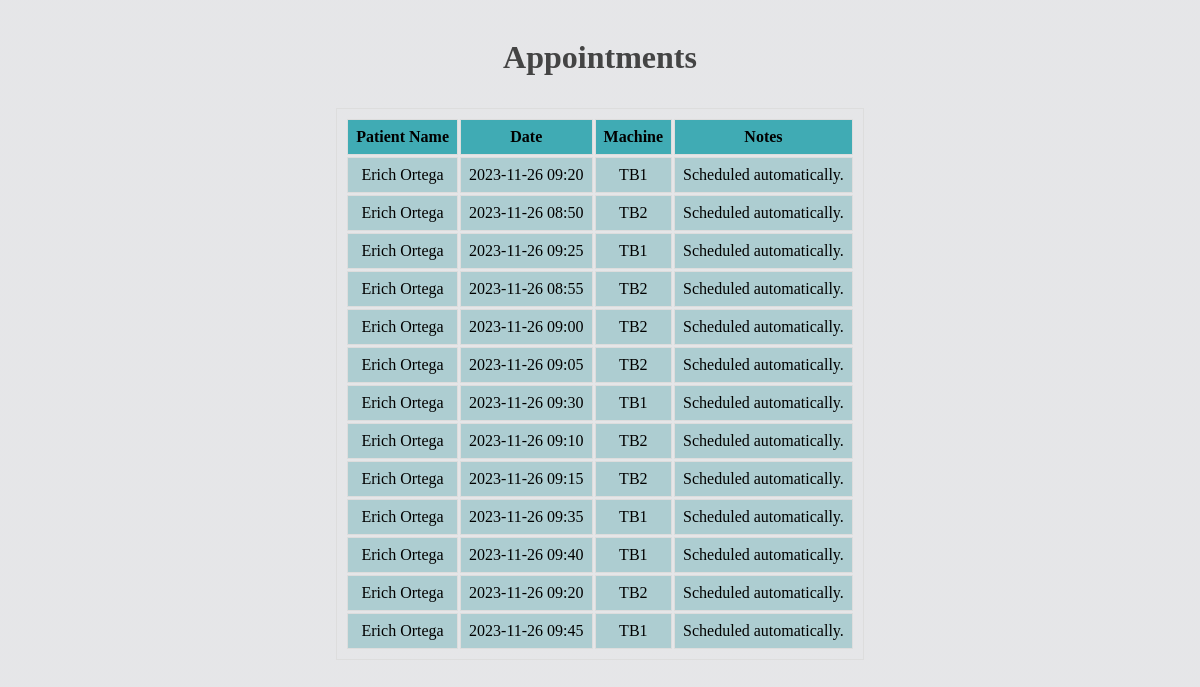
Page /appointments?patient_id=7 on the committed database.
### app.py (models this page shows)
class Appointment(db.Model):
    id = db.Column(db.Integer, primary_key=True)
    date = db.Column(db.DateTime, nullable=False)
    linear_accelerator_id = db.Column(db.Integer, db.ForeignKey('linear_accelerator.id'), nullable=False)
    patient_id = db.Column(db.Integer, db.ForeignKey('patient.id'), nullable=False)
    notes = db.Column(db.Text)
    patient = db.relationship('Patient', backref=db.backref('appointments', lazy=True))

class Patient(db.Model):
    id = db.Column(db.Integer, primary_key=True)
    name = db.Column(db.String(100), nullable=False)
    organ_type = db.Column(db.String(50), nullable=False)
    weight = db.Column(db.Float, nullable=False)
    number_of_fractions = db.Column(db.Integer, nullable=False)
    patient_type = db.Column(db.String(20), nullable=False)  # 'indoor' or 'outdoor'
    treatment_duration = db.Column(db.Integer, nullable=False)  # Duration in minutes

class LinearAccelerator(db.Model):
    id = db.Column(db.Integer, primary_key=True)
    name = db.Column(db.String(100), nullable=False)
    type = db.Column(db.String(50))  # e.g., TrueBeam, VitalBeam, etc.
    characteristics = db.Column(db.Text)  # Additional details about the machine
    appointments = db.relationship('Appointment', backref='linear_accelerator', lazy=True)
    is_active = db.Column(db.Boolean, default=True)  # Machine on/off state
    operation_start_time = db.Column(db.Time)  # Operation start time
    operation_end_time = db.Column(db.Time)  # Operation end time
    pause_start_time = db.Column(db.DateTime)  # Pause start time
    pause_end_time = db.Column(db.DateTime)  # Pause end time

### app.py (the view)
@app.route('/appointments')
def appointments():
    patient_id = request.args.get('patient_id')
    if patient_id:
        all_appointments = Appointment.query.filter_by(patient_id=patient_id).all()
    else:
        all_appointments = Appointment.query.all()
    for appointment in all_appointments:
        print(f"Appointment ID: {appointment.id}, Machine Name: {appointment.linear_accelerator.name if appointment.linear_accelerator else 'No machine'}")
    return render_template('appointments.html', appointments=all_appointments)

### templates/appointments.html (shortened to what this page needs)
<!DOCTYPE html>
<html lang="en">
<head>
    <link rel="stylesheet" href="{{ url_for('static', filename='appointments.css') }}">
</head>
<body>
    <h1>Appointments</h1>
    <table>
        <thead>
            <tr>
                <th>Patient Name</th>
                <th>Date</th>
                <th>Machine</th>
                <th>Notes</th>
            </tr>
        </thead>
        <tbody>
            {% for appointment in appointments %}
            <tr>
                <td>{{ appointment.patient.name }}</td>
                <td>{{ appointment.date.strftime('%Y-%m-%d %H:%M') }}</td>
                <td>{{ appointment.linear_accelerator.name }}</td>
                <td>{{ appointment.notes }}</td>
            </tr>
            {% endfor %}
        </tbody>
    </table>
</body>
</html>

### static/appointments.css (style rules this page uses)
th { background-color: rgba(43, 164, 173, 0.882); }
body { display: flex; flex-direction: column; justify-content: center; align-items: center; background-image: linear-gradient(rgba(4, 9, 30, 0.1), rgba(4, 9, 30, 0.1)), url('https://iuxit.com.au/wp-content/uploads/2023/11/WhatsApp-Image-2023-11-26-at-4.08.50-AM.jpeg'); background-position: center; background-size: cover; background-attachment: fixed; }
td { background-color: rgba(163, 201, 204, 0.844); border: 1px solid #ddd; text-align: center; padding: 8px; }
h1 { color: #444; text-align: center; padding: 10px; }
table { border: 1px solid #ddd; text-align: center; padding: 8px; }
th { background-color: rgba(43, 164, 173, 0.882); border: 1px solid #ddd; text-align: center; padding: 8px; }

### rows in the picture
Appointment: patient.name "Erich Ortega", date "2023-11-26 09:20", linear_accelerator.name "TB1", notes "Scheduled automatically."
Appointment: patient.name "Erich Ortega", date "2023-11-26 08:50", linear_accelerator.name "TB2", notes "Scheduled automatically."
Appointment: patient.name "Erich Ortega", date "2023-11-26 09:25", linear_accelerator.name "TB1", notes "Scheduled automatically."
Appointment: patient.name "Erich Ortega", date "2023-11-26 08:55", linear_accelerator.name "TB2", notes "Scheduled automatically."
Appointment: patient.name "Erich Ortega", date "2023-11-26 09:00", linear_accelerator.name "TB2", notes "Scheduled automatically."
Appointment: patient.name "Erich Ortega", date "2023-11-26 09:05", linear_accelerator.name "TB2", notes "Scheduled automatically."
Appointment: patient.name "Erich Ortega", date "2023-11-26 09:30", linear_accelerator.name "TB1", notes "Scheduled automatically."
Appointment: patient.name "Erich Ortega", date "2023-11-26 09:10", linear_accelerator.name "TB2", notes "Scheduled automatically."
Appointment: patient.name "Erich Ortega", date "2023-11-26 09:15", linear_accelerator.name "TB2", notes "Scheduled automatically."
Appointment: patient.name "Erich Ortega", date "2023-11-26 09:35", linear_accelerator.name "TB1", notes "Scheduled automatically."
Appointment: patient.name "Erich Ortega", date "2023-11-26 09:40", linear_accelerator.name "TB1", notes "Scheduled automatically."
Appointment: patient.name "Erich Ortega", date "2023-11-26 09:20", linear_accelerator.name "TB2", notes "Scheduled automatically."
Appointment: patient.name "Erich Ortega", date "2023-11-26 09:45", linear_accelerator.name "TB1", notes "Scheduled automatically."
